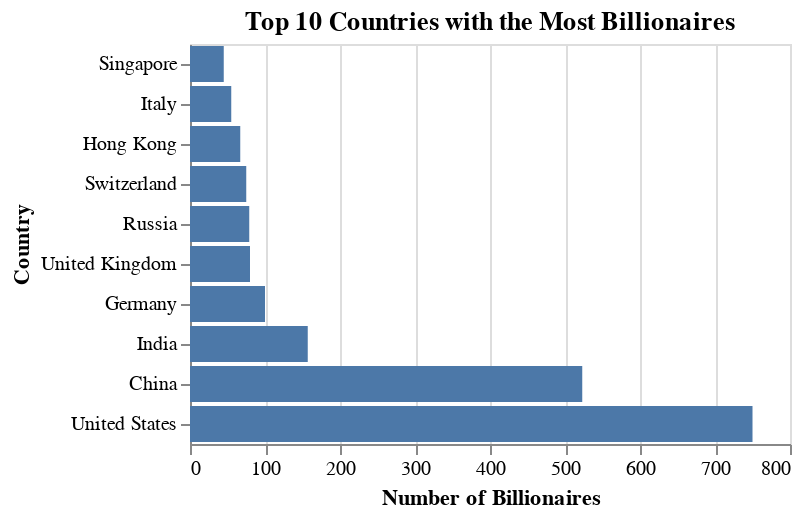

Notebook code for this chart:
### Code cell
df_cleaned = df[['country', 'city', 'finalWorth']].dropna()


top_countries = df_cleaned.groupby('country').size().reset_index(name='count')
top_countries = top_countries.nlargest(10, 'count')


top_cities = df_cleaned.groupby('city').size().reset_index(name='count')
top_cities = top_cities.nlargest(10, 'count')

chart_countries = alt.Chart(top_countries).mark_bar().encode(
    y=alt.Y('country:N', title='Country', sort='x'),
    x=alt.X('count:Q', title='Number of Billionaires'),
    tooltip=['country', 'count']
).properties(
    title='Top 10 Countries with the Most Billionaires'
)

chart_cities = alt.Chart(top_cities).mark_bar().encode(
    y=alt.Y('city:N', title='City', sort='x'),
    x=alt.X('count:Q', title='Number of Billionaires'),
    tooltip=['city', 'count']
).properties(
    title='Top 10 Cities with the Most Billionaires'
)
chart_countries

### Figure 1 — Vega-Lite specification as saved in the notebook (floating-point values rounded to 4 significant figures)
{"config": {"view": {"continuousWidth": 300, "continuousHeight": 300}}, "data": {"name": "data-292e6e722da4ecf0979742cda0b178ca"}, "mark": {"type": "bar"}, "encoding": {"tooltip": [{"field": "country", "type": "nominal"}, {"field": "count", "type": "quantitative"}], "x": {"field": "count", "title": "Number of Billionaires", "type": "quantitative"}, "y": {"field": "country", "sort": "x", "title": "Country", "type": "nominal"}}, "title": "Top 10 Countries with the Most Billionaires", "$schema": "https://vega.github.io/schema/vega-lite/v5.20.1.json", "datasets": {"data-292e6e722da4ecf0979742cda0b178ca": [{"country": "United States", "count": 750}, {"country": "China", "count": 523}, {"country": "India", "count": 157}, {"country": "Germany", "count": 100}, {"country": "United Kingdom", "count": 80}, {"country": "Russia", "count": 79}, {"country": "Switzerland", "count": 75}, {"country": "Hong Kong", "count": 67}, {"country": "Italy", "count": 55}, {"country": "Singapore", "count": 45}]}}
